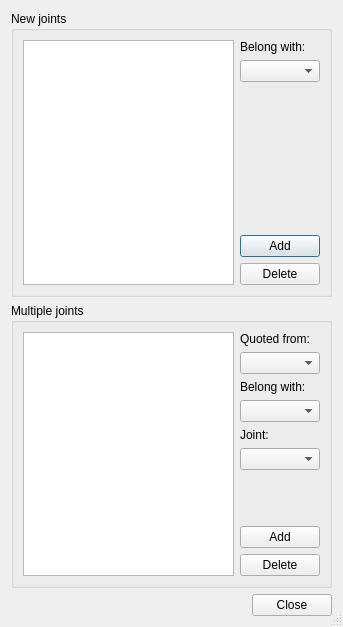
<?xml version="1.0" encoding="UTF-8"?>
<ui version="4.0">
 <class>Dialog</class>
 <widget class="QDialog" name="Dialog">
  <property name="geometry">
   <rect>
    <x>0</x>
    <y>0</y>
    <width>343</width>
    <height>627</height>
   </rect>
  </property>
  <property name="windowTitle">
   <string>Custom joints</string>
  </property>
  <property name="windowIcon">
   <iconset resource="../../../../icons.qrc">
    <normaloff>:/icons/ti.png</normaloff>:/icons/ti.png</iconset>
  </property>
  <property name="sizeGripEnabled">
   <bool>true</bool>
  </property>
  <property name="modal">
   <bool>true</bool>
  </property>
  <layout class="QVBoxLayout" name="verticalLayout_3">
   <item>
    <widget class="QGroupBox" name="new_group">
     <property name="title">
      <string>New joints</string>
     </property>
     <layout class="QHBoxLayout" name="horizontalLayout_3">
      <item>
       <widget class="QListWidget" name="custom_list"/>
      </item>
      <item>
       <layout class="QVBoxLayout" name="verticalLayout">
        <item>
         <widget class="QLabel" name="link_choose_label">
          <property name="text">
           <string>Belong with:</string>
          </property>
         </widget>
        </item>
        <item>
         <widget class="QComboBox" name="link_choose"/>
        </item>
        <item>
         <spacer name="verticalSpacer">
          <property name="orientation">
           <enum>Qt::Vertical</enum>
          </property>
          <property name="sizeHint" stdset="0">
           <size>
            <width>20</width>
            <height>40</height>
           </size>
          </property>
         </spacer>
        </item>
        <item>
         <widget class="QPushButton" name="add_button">
          <property name="text">
           <string>Add</string>
          </property>
         </widget>
        </item>
        <item>
         <widget class="QPushButton" name="delete_button">
          <property name="text">
           <string>Delete</string>
          </property>
          <property name="icon">
           <iconset resource="../../../../icons.qrc">
            <normaloff>:/icons/delete.png</normaloff>:/icons/delete.png</iconset>
          </property>
         </widget>
        </item>
       </layout>
      </item>
     </layout>
    </widget>
   </item>
   <item>
    <widget class="QGroupBox" name="multiple_group">
     <property name="title">
      <string>Multiple joints</string>
     </property>
     <layout class="QHBoxLayout" name="horizontalLayout_2">
      <item>
       <widget class="QListWidget" name="multiple_list"/>
      </item>
      <item>
       <layout class="QVBoxLayout" name="verticalLayout_2">
        <item>
         <widget class="QLabel" name="quote_choose_label">
          <property name="text">
           <string>Quoted from:</string>
          </property>
         </widget>
        </item>
        <item>
         <widget class="QComboBox" name="quote_choose"/>
        </item>
        <item>
         <widget class="QLabel" name="quote_link_choose_label">
          <property name="text">
           <string>Belong with:</string>
          </property>
         </widget>
        </item>
        <item>
         <widget class="QComboBox" name="quote_link_choose"/>
        </item>
        <item>
         <widget class="QLabel" name="joint_choose_label">
          <property name="text">
           <string>Joint:</string>
          </property>
         </widget>
        </item>
        <item>
         <widget class="QComboBox" name="joint_choose"/>
        </item>
        <item>
         <spacer name="verticalSpacer_2">
          <property name="orientation">
           <enum>Qt::Vertical</enum>
          </property>
          <property name="sizeHint" stdset="0">
           <size>
            <width>20</width>
            <height>40</height>
           </size>
          </property>
         </spacer>
        </item>
        <item>
         <widget class="QPushButton" name="add_mj_button">
          <property name="text">
           <string>Add</string>
          </property>
         </widget>
        </item>
        <item>
         <widget class="QPushButton" name="delete_mj_button">
          <property name="text">
           <string>Delete</string>
          </property>
          <property name="icon">
           <iconset resource="../../../../icons.qrc">
            <normaloff>:/icons/delete.png</normaloff>:/icons/delete.png</iconset>
          </property>
         </widget>
        </item>
       </layout>
      </item>
     </layout>
    </widget>
   </item>
   <item>
    <layout class="QHBoxLayout" name="horizontalLayout">
     <item>
      <spacer name="horizontalSpacer">
       <property name="orientation">
        <enum>Qt::Horizontal</enum>
       </property>
       <property name="sizeHint" stdset="0">
        <size>
         <width>40</width>
         <height>20</height>
        </size>
       </property>
      </spacer>
     </item>
     <item>
      <widget class="QDialogButtonBox" name="buttonBox">
       <property name="standardButtons">
        <set>QDialogButtonBox::Close</set>
       </property>
      </widget>
     </item>
    </layout>
   </item>
  </layout>
 </widget>
 <resources>
  <include location="../../../../icons.qrc"/>
 </resources>
 <connections>
  <connection>
   <sender>buttonBox</sender>
   <signal>rejected()</signal>
   <receiver>Dialog</receiver>
   <slot>reject()</slot>
   <hints>
    <hint type="sourcelabel">
     <x>209</x>
     <y>75</y>
    </hint>
    <hint type="destinationlabel">
     <x>158</x>
     <y>52</y>
    </hint>
   </hints>
  </connection>
 </connections>
</ui>
